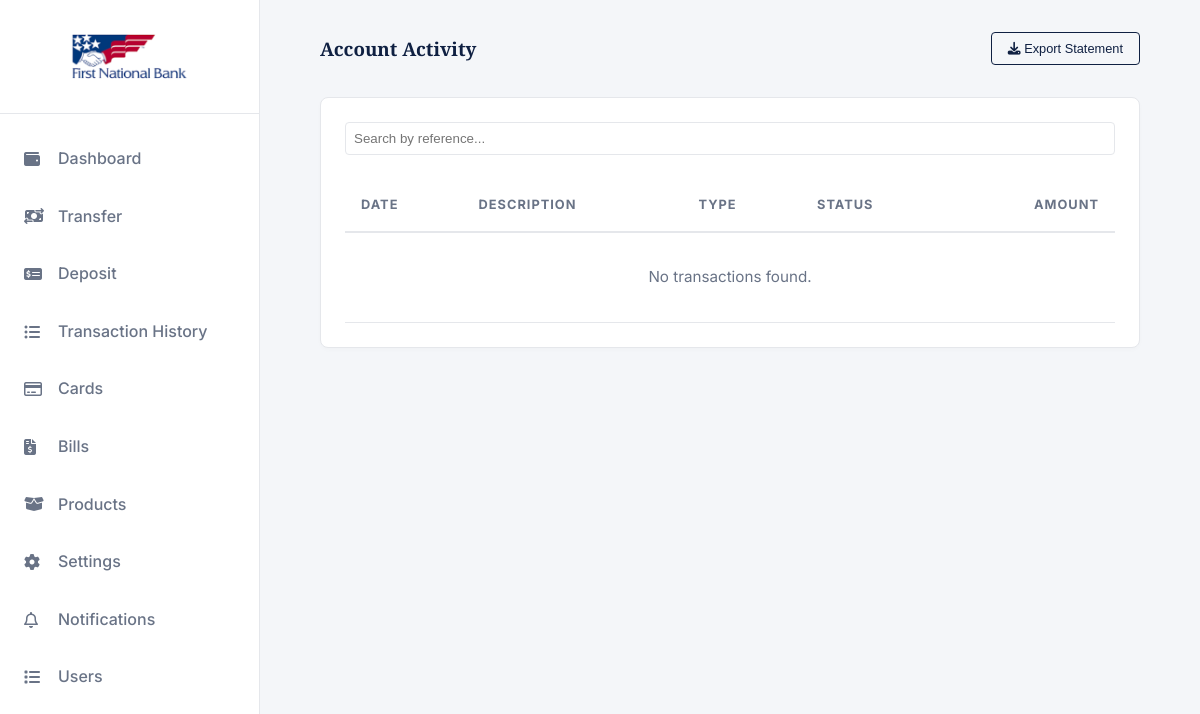
Page /history/ (signed in) on the earlier database version.
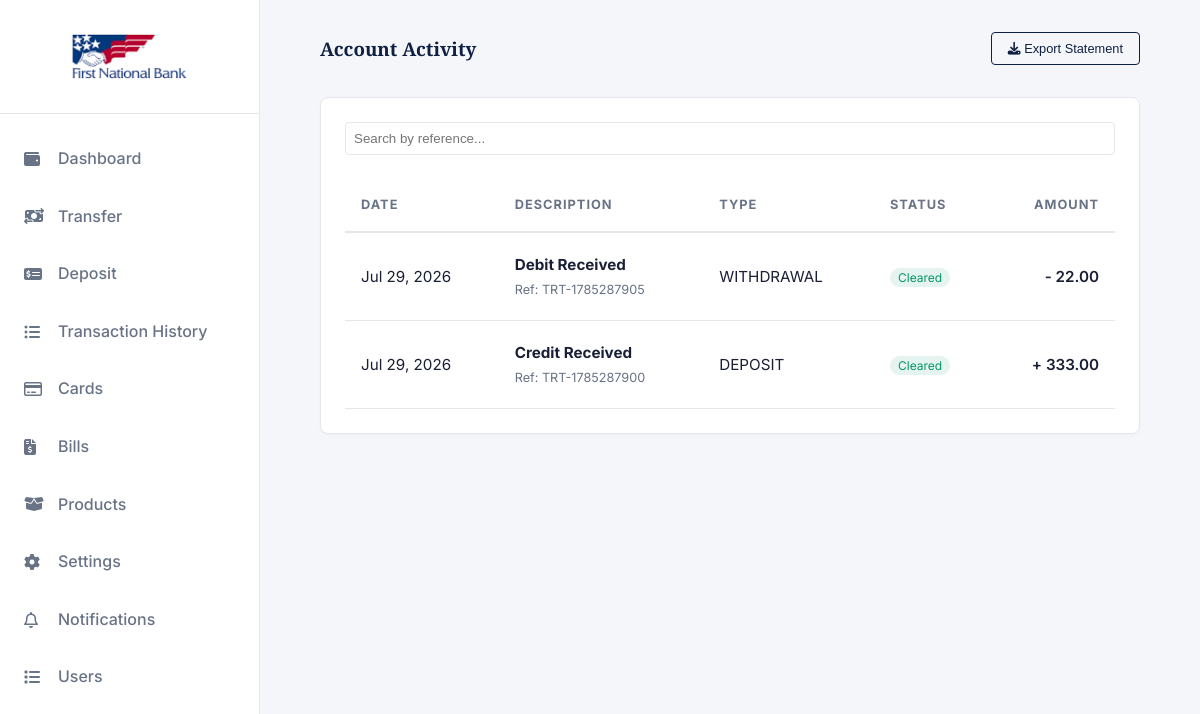
Same page on the later database version.
### app/models.py (models this page shows, shortened)
class Transaction(models.Model):
    class TransactionType(models.TextChoices):
        DEPOSIT    = "DEPOSIT",    "Deposit"
        WITHDRAWAL = "WITHDRAWAL", "Withdrawal"
        TRANSFER   = "TRANSFER",   "Transfer"
        REVERSAL   = "REVERSAL",   "Reversal"
    class Status(models.TextChoices):
        PENDING   = "PENDING",   "Pending"
        COMPLETED = "COMPLETED", "Completed"
        FAILED    = "FAILED",    "Failed"
        REVERSED  = "REVERSED",  "Reversed"
    id              = models.UUIDField(primary_key=True, default=uuid.uuid4, editable=False)
    account         = models.ForeignKey(Account, on_delete=models.PROTECT, related_name="transactions")
    transaction_type = models.CharField(max_length=20, choices=TransactionType.choices)
    amount          = models.DecimalField(max_digits=18, decimal_places=2)
    balance_before  = models.DecimalField(max_digits=18, decimal_places=2)
    balance_after   = models.DecimalField(max_digits=18, decimal_places=2)
    description     = models.TextField(blank=True)
    reference       = models.CharField(max_length=100, unique=True, db_index=True)  # idempotency key
    status          = models.CharField(max_length=20, choices=Status.choices, default=Status.PENDING)
    counterpart_account = models.ForeignKey(
        Account,
        null=True, blank=True,
        on_delete=models.SET_NULL,
        related_name="incoming_transfers",
    )
    created_at = models.DateTimeField(auto_now_add=True, db_index=True)
    updated_at = models.DateTimeField(auto_now=True)
    class Meta:
        db_table = "transactions"
        ordering = ["-created_at"]

### app/views.py (the view)
# urls.py: path('history/', history, name='history'),
@login_required(login_url='accounts:login')
def history(request):
    transfers = Transaction.objects.filter(account=request.user.account).order_by('-created_at')
    paginator = Paginator(transfers, 30)  # 20 per page
    page_number = request.GET.get('page', 1)
    page_obj = paginator.get_page(page_number)
    context = {
        'page_obj': page_obj,
    }
    return render(request, 'User/history.html', context)

### templates/User/history.html (shortened to what this page needs)
{% extends 'base.html' %}
{% load static %}
{% load humanize %}
{% block content %}
        <main class="main-content">
            <div class="top-bar">
                <h3>Account Activity</h3>
                <button class="btn btn-outline" style="padding: 0.5rem 1rem; font-size: 0.8rem;"><i class="fa-solid fa-download"></i> Export Statement</button>
            </div>
            <div class="card" style="padding: 1.5rem;">
                <div class="filter-bar">
                    <input type="text" placeholder="Search by reference..." style="flex: 1;">
                </div>
                <div style="overflow-x: auto;">
                    <table class="transaction-table">
                        <thead>
                            <tr>
                                <th>Date</th>
                                <th>Description</th>
                                <th>Type</th>
                                <th>Status</th>
                                <th style="text-align: right;">Amount</th>
                            </tr>
                        </thead>
                        <tbody>
                            {% for x in page_obj %}
                            <tr class="transaction-row" data-href="{% url 'app:receipt' x.id %}">
                                <td>{{ x.created_at|date:"M d, Y" }}</td>
                                <td><strong>{% if x.description %}{{x.description}}{% else %}No Description{% endif %}</strong><br><small style="color: var(--text-secondary);">
                                  Ref: {{x.reference}}</small></td>
                                <td>{{x.transaction_type}}</td>
                                {% if x.status == 'COMPLETED' %}
                                <td><span style="background: rgba(5, 150, 105, 0.1); color: var(--success); padding: 2px 8px; border-radius: 12px; font-size: 0.75rem;">Cleared</span></td>
                                {% elif x.status == 'PENDING' %}
                                <td><span style="background: rgba(217, 119, 6, 0.1); color: var(--warning); padding: 2px 8px; border-radius: 12px; font-size: 0.75rem;">Pending</span></td>
                                {% elif x.status == 'FAILED' %}
                                <td><span style="background: rgba(220, 38, 38, 0.1); color: var(--danger); padding: 2px 8px; border-radius: 12px; font-size: 0.75rem;">Failed</span></td>
                                {% elif x.status == 'REVERSAL' %}
                                <td><span style="background: rgba(217, 119, 6, 0.1); color: var(--warning); padding: 2px 8px; border-radius: 12px; font-size: 0.75rem;">Reversed</span></td>
                                {% endif %}
                                {% if x.transaction_type == 'DEPOSIT' %}
                                <td style="font-weight: 600; text-align: right;">+ {{x.amount|intcomma}}</td>
                                {% elif x.transaction_type == 'WITHDRAWAL' %}
                                <td style="font-weight: 600; text-align: right;">- {{x.amount|intcomma}}</td>
                                {% endif %}
                            </tr>
                            {% empty %}
                            <tr class="no-results">
                                <td colspan="5" style="text-align: center; padding: 2rem; color: var(--text-secondary);">
                                    No transactions found.
                                </td>
                            </tr>
                            {% endfor %}
                        </tbody>
                    </table>
                </div>
            </div>
        </main>
{% endblock %}

Differences in the rows shown:
added Transaction: created_at "Jul 29, 2026", description "Debit Received", reference "TRT-1785287905", transaction_type "WITHDRAWAL", status "Cleared", amount "22.00"
added Transaction: created_at "Jul 29, 2026", description "Credit Received", reference "TRT-1785287900", transaction_type "DEPOSIT", status "Cleared", amount "333.00"
Other differences:
text no longer shown: "No transactions found."
